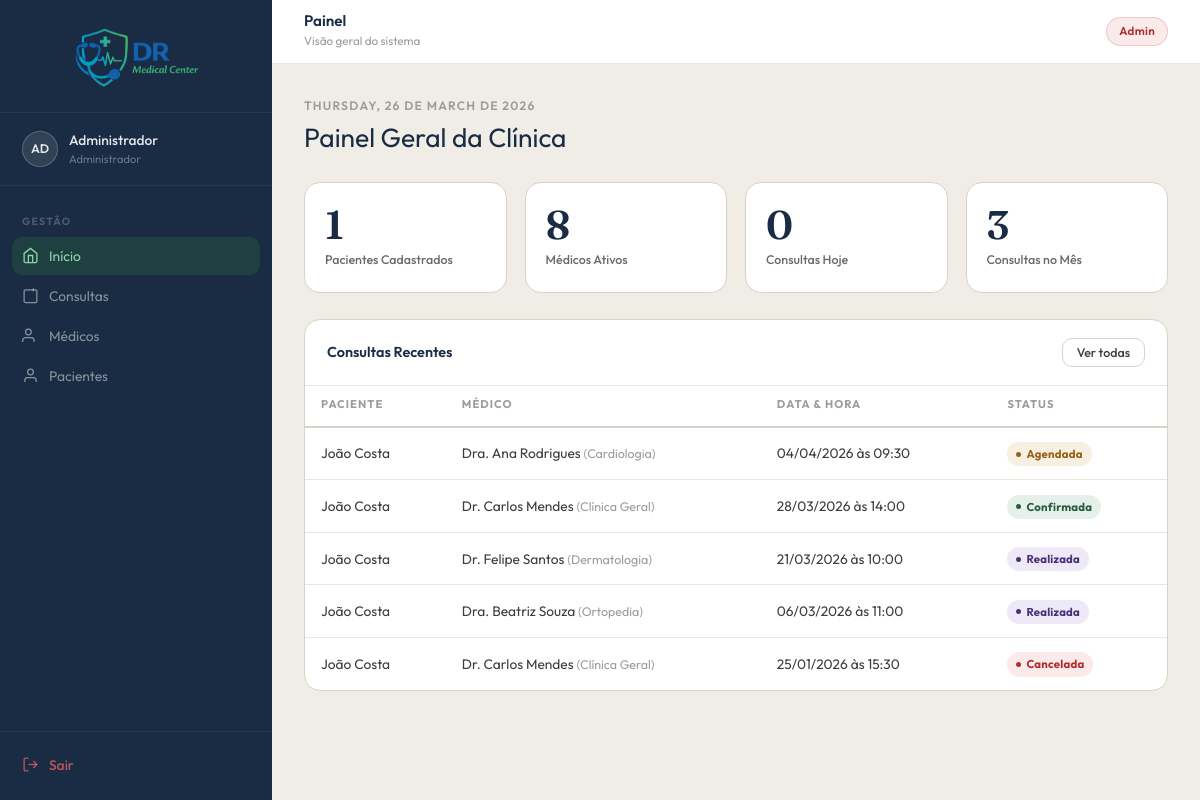
The page /interno.php (signed in) on the database its author committed.
### tables this page shows
CREATE TABLE consultas (
  id           INT AUTO_INCREMENT PRIMARY KEY,
  paciente_id  INT         NOT NULL,
  medico_id    INT         NOT NULL,
  data         DATE        NOT NULL,
  hora         TIME        NOT NULL,
  tipo         VARCHAR(20) DEFAULT 'presencial',   
  convenio     VARCHAR(80) DEFAULT 'Particular',
  motivo       TEXT,                                
  status       VARCHAR(20) DEFAULT 'agendada',
  criado_em    DATETIME    DEFAULT CURRENT_TIMESTAMP,
  agendado_por INT         DEFAULT NULL,            
  FOREIGN KEY (paciente_id)  REFERENCES pacientes(id),
  FOREIGN KEY (medico_id)    REFERENCES medicos(id),
  FOREIGN KEY (agendado_por) REFERENCES administradores(id) ON DELETE SET NULL,
  UNIQUE KEY sem_dupla (medico_id, data, hora)      
);

CREATE TABLE pacientes (
  id          INT AUTO_INCREMENT PRIMARY KEY,
  nome        VARCHAR(150) NOT NULL,
  cpf         VARCHAR(14)  NOT NULL UNIQUE,     
  email       VARCHAR(150) NOT NULL UNIQUE,
  senha       VARCHAR(255) NOT NULL,
  telefone    VARCHAR(20),                       
  nascimento  DATE,                              
  criado_em   DATETIME DEFAULT CURRENT_TIMESTAMP,
  criado_por  INT      DEFAULT NULL,             
  FOREIGN KEY (criado_por) REFERENCES administradores(id) ON DELETE SET NULL
);

CREATE TABLE medicos (
  id               INT AUTO_INCREMENT PRIMARY KEY,
  nome             VARCHAR(150) NOT NULL,
  crm              VARCHAR(30)  NOT NULL UNIQUE,  
  especialidade_id INT          NOT NULL,
  email            VARCHAR(150) NOT NULL UNIQUE,
  senha            VARCHAR(255) NOT NULL,
  bio              TEXT,                           
  ativo            TINYINT(1)   DEFAULT 1,         
  criado_por       INT          DEFAULT NULL,
  FOREIGN KEY (especialidade_id) REFERENCES especialidades(id),
  FOREIGN KEY (criado_por) REFERENCES administradores(id) ON DELETE SET NULL
);

CREATE TABLE especialidades (
  id   INT AUTO_INCREMENT PRIMARY KEY,
  nome VARCHAR(80) NOT NULL
);

### interno.php (the view, shortened to what this page needs)
<?php
include "conexao.php";
$erro_login = '';
if (isset($_SESSION['admin_id'])) {
    $hoje = date('Y-m-d');
    $mes  = date('Y-m');
    $total_pacientes = mysqli_fetch_row(mysqli_query($conn, "SELECT COUNT(*) FROM pacientes"))[0];
    $total_medicos   = mysqli_fetch_row(mysqli_query($conn, "SELECT COUNT(*) FROM medicos "))[0];
    $total_hoje      = mysqli_fetch_row(mysqli_query($conn, "SELECT COUNT(*) FROM consultas WHERE data = '$hoje' AND status != 'cancelada'"))[0];
    $total_mes       = mysqli_fetch_row(mysqli_query($conn, "SELECT COUNT(*) FROM consultas WHERE DATE_FORMAT(data,'%Y-%m') = '$mes'"))[0];
    $sql_c = "SELECT c.*, p.nome AS paciente_nome, m.nome AS medico_nome, e.nome AS especialidade
              FROM consultas c
              JOIN pacientes p ON c.paciente_id = p.id
              JOIN medicos m   ON c.medico_id   = m.id
              JOIN especialidades e ON m.especialidade_id = e.id
              ORDER BY c.data DESC, c.hora DESC
              LIMIT 50";
    $result_c = mysqli_query($conn, $sql_c);
    $consultas = [];
    while ($row = mysqli_fetch_assoc($result_c)) {
        $consultas[] = $row;
    }
}
function badgeStatus($status) {
    switch ($status) {
        case 'confirmada': return 'badge-green';
        case 'realizada':  return 'badge-violet';
        case 'cancelada':  return 'badge-red';
        default:           return 'badge-amber';
    }
}
?>
<!DOCTYPE html>
<html lang="pt-BR">
<head>
  <link rel="stylesheet" href="style.css">
</head>
<body>
<?php if (!isset($_SESSION['admin_id'])): ?>
<div class="int-auth">
  <div class="int-auth-box">
    <div class="int-auth-brand">
      <img src="img/logo.png" alt="DR Medical Center" style="display:block; height:96px; margin:0 auto;">
      <div class="int-auth-brand-name">
        <span>Sistema Administrativo</span>
      </div>
    </div>
    <div class="badge-restrito">
      <svg viewBox="0 0 24 24"><rect x="3" y="11" width="18" height="11" rx="2"/><path d="M7 11V7a5 5 0 0 1 10 0v4"/></svg>
      Área Restrita
    </div>
    <div class="int-auth-heading">
      <h3>Acesso Administrativo</h3>
      <p>Área exclusiva para funcionários autorizados. Credenciais criadas pelo administrador do sistema.</p>
    </div>
    <?php if ($erro_login): ?>
      <div class="callout callout-red form-mb">
        <svg viewBox="0 0 24 24"><circle cx="12" cy="12" r="10"/><line x1="12" y1="8" x2="12" y2="12"/></svg>
        <div><?= htmlspecialchars($erro_login) ?></div>
      </div>
    <?php endif; ?>
    <form method="POST" action="interno.php">
      <input type="hidden" name="acao" value="login">
      <div class="form-group form-mb">
        <label class="field-label">E-mail institucional</label>
        <input type="email" name="email" placeholder="admin@drmedical.com" required>
      </div>
      <div class="form-group form-mb">
        <label class="field-label">Senha</label>
        <input type="password" name="senha" placeholder="••••••••" required>
      </div>
      <button type="submit" class="btn-block-navy">Entrar no Sistema</button>
    </form>
    <div style="text-align:center; margin-top:16px;">
      <a href="index.html" style="font-size:.78rem; color:var(--ink-muted); text-decoration:none;">← Voltar ao site</a>
    </div>
  </div>
</div>
<?php else: ?>
<div class="app-shell">
  <aside class="sidebar">
    <div class="sidebar-brand">
      <img src="img/logo.png" alt="DR Medical Center" style="display:block; height:72px; margin:0 auto;">
    </div>
    <div class="sidebar-profile">
      <div class="profile-avatar-sm">AD</div>
      <div>
        <div class="sidebar-profile-name"><?= htmlspecialchars($_SESSION['admin_nome']) ?></div>
        <div class="sidebar-profile-role">Administrador</div>
      </div>
    </div>
    <nav class="sidebar-nav">
      <div class="nav-section-label">Gestão</div>
      <button class="nav-link active" data-page="a-home">
        <svg viewBox="0 0 24 24"><path d="M3 9l9-7 9 7v11a2 2 0 0 1-2 2H5a2 2 0 0 1-2-2z"/><polyline points="9 22 9 12 15 12 15 22"/></svg>
        Início
      </button>
      <button class="nav-link" data-page="a-consultas">
        <svg viewBox="0 0 24 24"><rect x="3" y="4" width="18" height="18" rx="2"/><line x1="16" y1="2" x2="16" y2="6"/></svg>
        Consultas
      </button>
      <button class="nav-link" data-page="a-medicos">
        <svg viewBox="0 0 24 24"><path d="M17 21v-2a4 4 0 0 0-4-4H5a4 4 0 0 0-4 4v2"/><circle cx="9" cy="7" r="4"/></svg>
        Médicos
      </button>
      <button class="nav-link" data-page="a-pacientes">
        <svg viewBox="0 0 24 24"><path d="M20 21v-2a4 4 0 0 0-4-4H8a4 4 0 0 0-4 4v2"/><circle cx="12" cy="7" r="4"/></svg>
        Pacientes
      </button>
    </nav>
    <div class="sidebar-footer">
      <a href="logout.php" class="nav-link exit" onclick="return confirm('Deseja realmente sair da sua conta?')">
        <svg viewBox="0 0 24 24"><path d="M9 21H5a2 2 0 0 1-2-2V5a2 2 0 0 1 2-2h4"/><polyline points="16 17 21 12 16 7"/><line x1="21" y1="12" x2="9" y2="12"/></svg>
        Sair
      </a>
    </div>
  </aside>
  <div class="main-area">
    <header class="topbar">
      <div class="topbar-left">
        <h2 id="topbar-title">Painel</h2>
        <p id="topbar-sub">Visão geral do sistema</p>
      </div>
      <div class="topbar-right">
        <span class="tag-badge admin">Admin</span>
      </div>
    </header>
    <main id="a-home" class="js-page page-content">
      <div class="greeting-block">
        <p class="greeting-date"><?= date('l, d \d\e F \d\e Y') ?></p>
        <h2 class="greeting-title">Painel Geral da Clínica</h2>
      </div>
      <div class="grid-4 section">
        <div class="stat-card">
          <div class="stat-number"><?= $total_pacientes ?></div>
          <div class="stat-label">Pacientes Cadastrados</div>
        </div>
        <div class="stat-card">
          <div class="stat-number"><?= $total_medicos ?></div>
          <div class="stat-label">Médicos Ativos</div>
        </div>
        <div class="stat-card">
          <div class="stat-number"><?= $total_hoje ?></div>
          <div class="stat-label">Consultas Hoje</div>
        </div>
        <div class="stat-card">
          <div class="stat-number"><?= $total_mes ?></div>
          <div class="stat-label">Consultas no Mês</div>
        </div>
      </div>
      <div class="card-flat">
        <div class="card-header">
          <span class="card-title">Consultas Recentes</span>
          <button class="btn btn-sm btn-outline" id="btn-ver-todas-admin">Ver todas</button>
        </div>
        <div class="table-wrap">
          <table>
            <thead>
              <tr><th>Paciente</th><th>Médico</th><th>Data &amp; Hora</th><th>Status</th></tr>
            </thead>
            <tbody>
              <?php foreach (array_slice($consultas, 0, 5) as $c): ?>
              <tr>
                <td><?= htmlspecialchars($c['paciente_nome']) ?></td>
                <td>
                  <?= htmlspecialchars($c['medico_nome']) ?>
                  <span class="td-muted">(<?= $c['especialidade'] ?>)</span>
                </td>
                <td><?= date('d/m/Y', strtotime($c['data'])) ?> às <?= substr($c['hora'], 0, 5) ?></td>
                <td><span class="badge <?= badgeStatus($c['status']) ?>"><?= ucfirst($c['status']) ?></span></td>
              </tr>
              <?php endforeach; ?>
            </tbody>
          </table>
        </div>
      </div>
    </main>
  </div>  </div>
<?php endif; ?>
</body>
</html>

### rows shown on the page
consultas: paciente.nome "João Costa", medico.nome "Dra. Ana Rodrigues", especialidades.nome "Cardiologia", data "04/04/2026", hora "09:30", status "Agendada"
consultas: paciente.nome "João Costa", medico.nome "Dr. Carlos Mendes", especialidades.nome "Clínica Geral", data "28/03/2026", hora "14:00", status "Confirmada"
consultas: paciente.nome "João Costa", medico.nome "Dr. Felipe Santos", especialidades.nome "Dermatologia", data "21/03/2026", hora "10:00", status "Realizada"
consultas: paciente.nome "João Costa", medico.nome "Dra. Beatriz Souza", especialidades.nome "Ortopedia", data "06/03/2026", hora "11:00", status "Realizada"
consultas: paciente.nome "João Costa", medico.nome "Dr. Carlos Mendes", especialidades.nome "Clínica Geral", data "25/01/2026", hora "15:30", status "Cancelada"

### other values the page prints
$_SESSION['admin_nome'] "Administrador"
$total_pacientes "1"
$total_medicos "8"
$total_hoje "0"
$total_mes "3"
